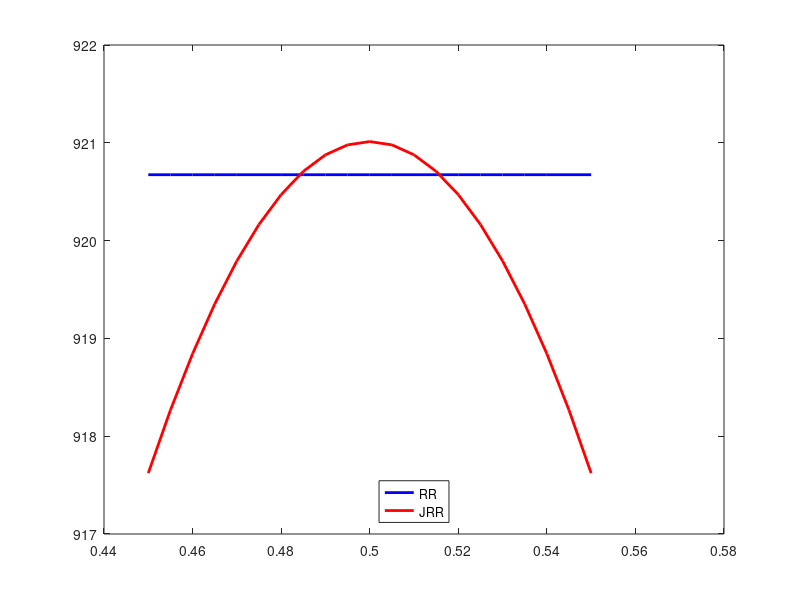

The MATLAB script that drew this image: (Note: this script raises an error after producing the figure.)
close all
clear
clc



% F=[0,0.01,0.1,0.2,0.3,0.4,0.5,0.6,0.7,0.8,0.9,0.99,1];
F = 0.45:0.005:0.55;
len = length(F);
n=zeros(1,len)+20000;

load ./f_n1k.mat
n1=n.*F;
n0=n-n1;
var_pro_e(1,:)=gldp;
var_rr_e(1,:)=ldp;
for i=2:len-1
    pro(i,:)=(abs(est_pro1(i,:)-n1(i))./n1(i)+abs(est_pro0(i,:)-n0(i))./n0(i))./2;
    rr(i,:)=(abs(est_rr1(i,:)-n1(i))./n1(i)+abs(est_rr0(i,:)-n0(i))./n0(i))./2;
end
re_pro1=mean(pro,2);
re_rr1=mean(rr,2);
% re_pro1=mean(abs(est_pro1-n1),2);
% re_rr1=mean(abs(est_rr1-n1),2);

load ./f_n4k.mat
n1=n.*F;
n0=n-n1;
var_pro_e(2,:)=gldp;
var_rr_e(2,:)=ldp;
for i=2:len-1
    pro(i,:)=(abs(est_pro1(i,:)-n1(i))./n1(i)+abs(est_pro0(i,:)-n0(i))./n0(i))./2;
    rr(i,:)=(abs(est_rr1(i,:)-n1(i))./n1(i)+abs(est_rr0(i,:)-n0(i))./n0(i))./2;
end
re_pro2=mean(pro,2);
re_rr2=mean(rr,2);

load ./f_n10k.mat
n1=n.*F;
n0=n-n1;
var_pro_e(3,:)=gldp;
var_rr_e(3,:)=ldp;
for i=2:len-1
    pro(i,:)=(abs(est_pro1(i,:)-n1(i))./n1(i)+abs(est_pro0(i,:)-n0(i))./n0(i))./2;
    rr(i,:)=(abs(est_rr1(i,:)-n1(i))./n1(i)+abs(est_rr0(i,:)-n0(i))./n0(i))./2;
end
re_pro4=mean(pro,2);
re_rr4=mean(rr,2);


%% display of MSE
figure
plot(F,var_rr_e(1,:),'-b','LineWidth',2)
hold on
plot(F,var_pro_e(1,:),'-r','LineWidth',2)
hold on
% plot(log10(E),log10(var_pro_f01(1,:)),'-g*','LineWidth',2,'Markersize',10)
% hold on
% plot(log10(E),log10(var_pro_f1(1,:)),'-m+','LineWidth',2,'Markersize',10)
legend("RR","JRR",'location','south')
xlabel("$n_1/n$",Interpreter='latex')
ylabel("MSE")
% set(gca,'yTick',[log10(10^5),log10(10^6),log10(10^7),log10(10^8),log10(10^9)]);
% set(gca,'yTickLabel',{'10^5','10^6','10^7','10^8','10^9'});
set(gca,'Fontsize',20,'Fontname','Times New Roman')
print -vector -dpdf -r300 f_n1k.pdf

figure
plot(F,var_rr_e(2,:),'-b','LineWidth',2)
hold on
plot(F,var_pro_e(2,:),'-r','LineWidth',2)
hold on
legend("RR","JRR",'location','south')
xlabel("$n_1/n$",Interpreter='latex')
ylabel("MSE")
% set(gca,'yTick',[log10(10^5),log10(10^6),log10(10^7),log10(10^8),log10(10^9)]);
% set(gca,'yTickLabel',{'10^5','10^6','10^7','10^8','10^9'});
set(gca,'Fontsize',20,'Fontname','Times New Roman')
print -vector -dpdf -r300 f_n4k.pdf


figure
plot(F,var_rr_e(3,:),'-b','LineWidth',2)
hold on
plot(F,var_pro_e(3,:),'-r','LineWidth',2)
hold on
legend("RR","JRR",'location','south')
xlabel("$n_1/n$",Interpreter='latex')
ylabel("MSE")
% set(gca,'yTick',[log10(10^5),log10(10^6),log10(10^7),log10(10^8),log10(10^9)]);
% set(gca,'yTickLabel',{'10^5','10^6','10^7','10^8','10^9'});
set(gca,'Fontsize',20,'Fontname','Times New Roman')
print -vector -dpdf -r300 f_n10k.pdf



% %% display of RE
% figure
% plot(F(2:len-1),log10(re_rr1(2:len-1)),':bd','LineWidth',2,'Markersize',10)
% hold on
% plot(F(2:len-1),log10(re_pro1(2:len-1)),'-ro','LineWidth',2,'Markersize',10)
% hold on
% legend("RR","JRR",'location','N')
% xlabel("f")
% ylabel("ARE")
% set(gca,'Fontsize',18)
% % axis([0 1 10 45])
% set(gca,'yTick',[log10(10),log10(20),log10(50),log10(100),log10(200),log10(500)]);
% set(gca,'yTickLabel',{'10','20','50','100','200','500'});
% axis([-0.01 1.01 log10(8),log10(500)])
% print -painters -dpdf -r300 re_f_e0001.pdf
% %
% figure
% plot(F(2:len-1),log10(re_rr2(2:len-1)),':bd','LineWidth',2,'Markersize',10)
% hold on
% plot(F(2:len-1),log10(re_pro2(2:len-1)),'-ro','LineWidth',2,'Markersize',10)
% hold on
% legend("RR","JRR",'location','N')
% xlabel("f")
% ylabel("ARE")
% set(gca,'Fontsize',18)
% % axis([0 1 1 3.5])
% set(gca,'yTick',[log10(1),log10(2),log10(5),log10(10),log10(20),log10(50)]);
% set(gca,'yTickLabel',{'1','2','5','10','20','50'});
% axis([-0.01 1.01 log10(0.8),log10(50)])
% print -painters -dpdf -r300 re_f_e001.pdf
% % %
% figure
% plot(F(2:len-1),log10(re_rr4(2:len-1)),':bd','LineWidth',2,'Markersize',10)
% hold on
% plot(F(2:len-1),log10(re_pro4(2:len-1)),'-ro','LineWidth',2,'Markersize',10)
% hold on
% legend("RR","JRR",'location','N')
% xlabel("f")
% ylabel("ARE")
% set(gca,'Fontsize',18)
% % axis([0 1 0.1 0.35])
% set(gca,'yTick',[log10(0.1),log10(0.2),log10(0.5),log10(1),log10(2),log10(5)]);
% set(gca,'yTickLabel',{'0.1','0.2','0.5','1','2','5'});
% axis([-0.01 1.01 log10(0.08),log10(5)])
% print -painters -dpdf -r300 re_f_e01.pdf
% %
% figure
% plot(F(2:len-1),log10(re_rr8(2:len-1)),':bd','LineWidth',2,'Markersize',10)
% hold on
% plot(F(2:len-1),log10(re_pro8(2:len-1)),'-ro','LineWidth',2,'Markersize',10)
% hold on
% legend("RR","JRR",'location','N')
% xlabel("f")
% ylabel("ARE")
% set(gca,'Fontsize',18)
% set(gca,'yTick',[log10(0.01),log10(0.02),log10(0.05),log10(0.1),log10(0.2),log10(0.5)]);
% set(gca,'yTickLabel',{'0.01','0.02','0.05','0.1','0.2','0.5'});
% axis([-0.01 1.01 log10(0.008),log10(0.5)])
% print -painters -dpdf -r300 re_f_e1.pdf
